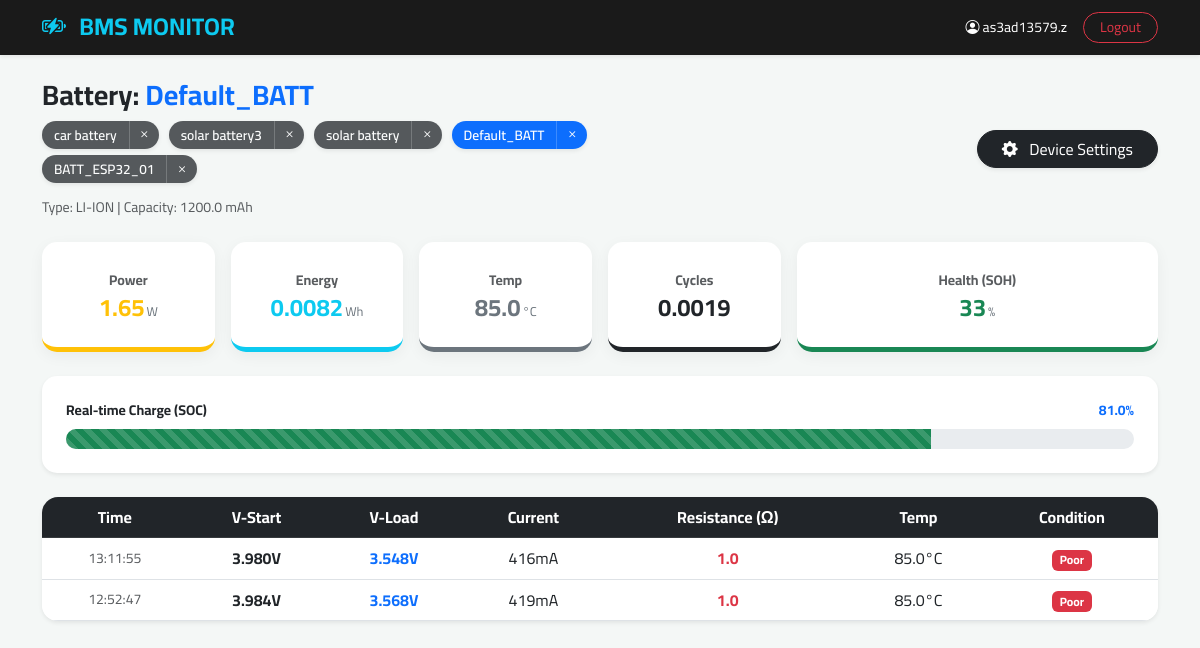
/monitoring/dashboard/?battery_id=6 (signed in), run on the app's committed database.
### monitoring/models.py (models this page shows, shortened)
class Battery(models.Model):
    battery_id = models.CharField(max_length=100, unique=True)
    device = models.ForeignKey(Device, on_delete=models.CASCADE, related_name='batteries')
    capacity_mah = models.FloatField(default=0.0)
    chemistry = models.CharField(max_length=50, default='Li-ion')
    installed_at = models.DateTimeField(default=timezone.now)
    soh = models.FloatField(default=100.0)  # State of Health %
    cycle_count = models.FloatField(default=0.0)
    class Meta:
        verbose_name = "Battery"
        verbose_name_plural = "Batteries"

class PulseTest(models.Model):
    battery = models.ForeignKey(Battery, on_delete=models.CASCADE, related_name='pulse_tests')
    v_before = models.FloatField()
    v_after = models.FloatField()
    current_ma = models.FloatField()
    temperature_c = models.FloatField()
    internal_resistance = models.FloatField(null=True, blank=True)
    calculated_soh = models.FloatField(null=True, blank=True)
    calculated_soc = models.FloatField(null=True, blank=True)
    timestamp = models.DateTimeField(auto_now_add=True)

### monitoring/views.py (the view)
# urls.py: path('dashboard/', views.dashboard, name='dashboard'),
@login_required(login_url='login')
def dashboard(request):
    user_batteries = Battery.objects.filter(device__user=request.user).order_by('-id')
    requested_id = request.GET.get('battery_id')
    session_active, _ = ActiveSession.objects.get_or_create(user=request.user)
    if requested_id:
        current_battery = get_object_or_404(Battery, id=requested_id, device__user=request.user)
        session_active.selected_battery = current_battery
        session_active.save()
    elif session_active.selected_battery:
        current_battery = session_active.selected_battery
    else:
        current_battery = user_batteries.first()
        if current_battery:
            session_active.selected_battery = current_battery
            session_active.save()
    pulse_tests = []
    last_pulse, last_soc, total_energy, live_cycles = None, 0, 0.0, 0.0
    if current_battery:
        all_pulses = current_battery.pulse_tests.all().order_by('-timestamp')
        pulse_tests = all_pulses[:20]  # تمرير آخر 20 نبضة فقط للجدول حفاظاً على الأداء
        last_pulse = pulse_tests[0] if pulse_tests else None
        last_soc = last_pulse.calculated_soc if last_pulse else 0
        chem_lower = str(current_battery.chemistry).lower().strip()
        nominal_v = 3.2 if chem_lower == 'lifepo4' else 3.7
        batt_cap_mah = float(current_battery.capacity_mah or 1200)
        capacity_ah = batt_cap_mah / 1000.0
        total_battery_energy_wh = nominal_v * capacity_ah
        calculated_energy_list = []
        for p in all_pulses:
            v_load = float(p.v_after or 0)
            i_amps = float(p.current_ma or 0) / 1000.0
            power_w = v_load * i_amps
            pulse_duration_seconds = 10.0
            energy_wh = power_w * (pulse_duration_seconds / 3600.0)
            calculated_energy_list.append(energy_wh)
        total_energy = sum(calculated_energy_list)
        if total_battery_energy_wh > 0 and total_energy > 0:
            live_cycles = total_energy / total_battery_energy_wh
        else:
            live_cycles = float(current_battery.cycle_count or 0.0)
    context = {
        'current_battery': current_battery,
        'pulse_tests': pulse_tests,
        'last_pulse': last_pulse,
        'user_batteries': user_batteries,
        'last_soc': last_soc,
        'total_energy': total_energy,
        'live_cycles': live_cycles,
        'display_name': request.user.email.split('@')[0],
        'api_token': request.user.api_token,
    }
    return render(request, 'monitoring/dashboard.html', context)

### monitoring/templates/monitoring/dashboard.html (shortened to what this page needs)
<!DOCTYPE html>
<html lang="en" dir="ltr">
<head>
    <link rel="stylesheet" href="https://cdn.jsdelivr.net/npm/bootstrap@5.3.0/dist/css/bootstrap.min.css">
    <link rel="stylesheet" href="https://cdn.jsdelivr.net/npm/bootstrap-icons@1.11.0/font/bootstrap-icons.css">
    <link rel="stylesheet" href="https://cdn.jsdelivr.net/npm/sweetalert2@11/dist/sweetalert2.min.css">
</head>
<body>
    <nav class="nav-custom shadow-sm mb-4">
        <div class="container d-flex justify-content-between align-items-center">
            <h4 class="m-0 fw-bold text-info"><i class="bi bi-battery-charging me-2"></i> BMS MONITOR</h4>
            <div class="d-flex align-items-center">
                <span class="me-3 small"><i class="bi bi-person-circle"></i> {{ display_name }}</span>
                <a href="{% url 'logout' %}" class="btn btn-sm btn-outline-danger rounded-pill px-3">Logout</a>
            </div>
        </div>
    </nav>
    <div class="container">
        {% if current_battery %}
            <div class="row mb-4 align-items-center">
                <div class="col-md-7">
                    <h3 class="fw-bold m-0">Battery: <span class="text-primary">{{ current_battery.battery_id }}</span></h3>
                    <div class="mt-2 mb-2">
                        {% for batt in user_batteries %}
                            <div class="battery-wrapper shadow-sm">
                                <a href="?battery_id={{ batt.id }}"
                                   class="battery-link {% if batt.id == current_battery.id %}bg-primary text-white{% else %}bg-dark text-white opacity-75{% endif %}">
                                   {{ batt.battery_id }}
                                </a>
                                <div class="quick-del {% if batt.id == current_battery.id %}bg-primary text-white{% else %}bg-dark text-white opacity-75{% endif %}"
                                     onclick="confirmDelete('{{ batt.id }}', '{{ batt.battery_id }}')">
                                    <i class="bi bi-x"></i>
                                </div>
                            </div>
                        {% endfor %}
                    </div>
                    <p class="text-muted small mb-0">Type: {{ current_battery.chemistry|upper }} | Capacity: {{ current_battery.capacity_mah }} mAh</p>
                </div>
                <div class="col-md-5 text-md-end mt-3 mt-md-0">
                    <button class="btn btn-dark shadow-sm px-4 rounded-pill" data-bs-toggle="modal" data-bs-target="#deviceSettingsModal">
                        <i class="bi bi-gear-fill me-2"></i> Device Settings
                    </button>
                </div>
            </div>
            {% if last_pulse %}
                <div class="row g-3 mb-4 text-center">
                    <div class="col-6 col-md-2">
                        <div class="card stat-card p-2 bg-white border-warning">
                            <small class="text-muted fw-bold">Power</small>
                            <div class="value-display text-warning">
                                {% widthratio last_pulse.v_before 1 last_pulse.current_ma as raw_p %}
                                {{ raw_p|add:"0"|slugify|slice:":-3"|default:"0" }}.{{ raw_p|slice:"-3:-1"|default:"00" }}<span class="unit">W</span>
                            </div>
                        </div>
                    </div>
                    <div class="col-6 col-md-2">
                        <div class="card stat-card p-2 bg-white border-info">
                            <small class="text-muted fw-bold">Energy</small>
                            <div class="value-display text-info">{{ total_energy|floatformat:4 }}<span class="unit">Wh</span></div>
                        </div>
                    </div>
                    <div class="col-6 col-md-2">
                        <div class="card stat-card p-2 bg-white border-secondary">
                            <small class="text-muted fw-bold">Temp</small>
                            <div class="value-display text-secondary">{{ last_pulse.temperature_c|floatformat:1 }}<span class="unit">°C</span></div>
                        </div>
                    </div>
                    <div class="col-6 col-md-2">
                        <div class="card stat-card p-2 bg-white border-dark">
                            <small class="text-muted fw-bold">Cycles</small>
                            <div class="value-display text-dark">{{ live_cycles|floatformat:4 }}</div>
                        </div>
                    </div>
                    <div class="col-12 col-md-4">
                        <div class="card stat-card p-2 bg-white border-success">
                            <small class="text-muted fw-bold">Health (SOH)</small>
                            <div class="value-display text-success">{{ last_pulse.calculated_soh|floatformat:0 }}<span class="unit">%</span></div>
                        </div>
                    </div>
                </div>
                <div class="row mb-4">
                    <div class="col-12">
                        <div class="card p-4 border-0 shadow-sm">
                            <div class="d-flex justify-content-between mb-2 small fw-bold">
                                <span>Real-time Charge (SOC)</span>
                                <span class="text-primary">{{ last_soc }}%</span>
                            </div>
                            <div class="progress" style="height: 20px; border-radius: 10px;">
                                <div class="progress-bar progress-bar-striped progress-bar-animated {% if last_soc < 25 %}bg-danger{% elif last_soc < 60 %}bg-warning{% else %}bg-success{% endif %}"
                                     style="width: {{ last_soc }}%">
                                </div>
                            </div>
                        </div>
                    </div>
                </div>
                <div class="card shadow-sm border-0 rounded-4 overflow-hidden">
                    <div class="table-responsive">
                        <table class="table table-hover align-middle text-center mb-0">
                            <thead class="table-dark">
                                <tr>
                                    <th>Time</th>
                                    <th>V-Start</th>
                                    <th>V-Load</th>
                                    <th>Current</th>
                                    <th>Resistance (Ω)</th>
                                    <th>Temp</th>
                                    <th>Condition</th>
                                </tr>
                            </thead>
                            <tbody>
                                {% for p in pulse_tests %}
                                <tr>
                                    <td class="text-muted small">{{ p.timestamp|date:"H:i:s" }}</td>
                                    <td class="fw-bold">{{ p.v_before|floatformat:3 }}V</td>
                                    <td class="text-primary fw-bold">{{ p.v_after|floatformat:3 }}V</td>
                                    <td>{{ p.current_ma|floatformat:0 }}mA</td>
                                    <td class="text-danger fw-bold">{{ p.internal_resistance|floatformat:1 }}</td>
                                    <td>{{ p.temperature_c|floatformat:1 }}°C</td>
                                    <td>
                                        <span class="badge {% if p.calculated_soh < 50 %}bg-danger{% else %}bg-success{% endif %}">
                                            {% if p.calculated_soh < 50 %}Poor{% else %}Good{% endif %}
                                        </span>
                                    </td>
                                </tr>
                                {% endfor %}
                            </tbody>
                        </table>
                    </div>
                </div>
            {% endif %}
        {% else %}
            <div class="text-center py-5">
                <i class="bi bi-battery-exclamation display-1 text-muted"></i>
                <h4 class="mt-3">No batteries found.</h4>
                <button class="btn btn-primary rounded-pill mt-2" data-bs-toggle="modal" data-bs-target="#deviceSettingsModal">Add Your First Battery</button>
            </div>
        {% endif %}
    </div>
</body>
</html>

### monitoring/templates/monitoring/dashboard.html (style rules this page uses)
body { background-color: #f4f7f6; font-family: 'Cairo', sans-serif; }
.nav-custom { background: #1a1a1a; padding: 12px 0; color: white; }
.card { border: none; border-radius: 15px; transition: 0.3s; box-shadow: 0 4px 15px rgba(0,0,0,0.05); }
.stat-card { border-bottom: 5px solid transparent; min-height: 110px; display: flex; flex-direction: column; justify-content: center; }
.value-display { font-size: 1.5rem; font-weight: 700; margin-top: 5px; line-height: 1; }
.unit { font-size: 0.8rem; color: #6c757d; font-weight: normal; margin-left: 2px; }
.battery-wrapper { display: inline-flex; align-items: center; margin-right: 6px; margin-bottom: 6px; border-radius: 20px; overflow: hidden; }
.battery-link { font-size: 0.85rem; padding: 4px 12px; text-decoration: none; font-weight: 600; }
.quick-del { font-size: 0.85rem; padding: 4px 8px; cursor: pointer; border-left: 1px solid rgba(255,255,255,0.2); transition: 0.2s; }

### data on the page
Battery: battery_id "Default_BATT", chemistry "LI-ION", capacity_mah "1200.0"
Battery: battery_id "car battery"
Battery: battery_id "solar battery3"
Battery: battery_id "solar battery"
Battery: battery_id "BATT_ESP32_01"
PulseTest: temperature_c "85.0", calculated_soh "33", calculated_soc "81.0", timestamp "13:11:55", v_before "3.980", v_after "3.548", current_ma "416", internal_resistance "1.0", shows "Poor"
PulseTest: timestamp "12:52:47", v_before "3.984", v_after "3.568", current_ma "419", internal_resistance "1.0", temperature_c "85.0", calculated_soh "Poor"

### other printed values
{{ display_name }} "as3ad13579.z"
{{ raw_p|add:"0"|slugify|slice:":-3"|default:"0" }} "1"
{{ raw_p|slice:"-3:-1"|default:"00" }} "65"
{{ total_energy|floatformat:4 }} "0.0082"
{{ live_cycles|floatformat:4 }} "0.0019"
